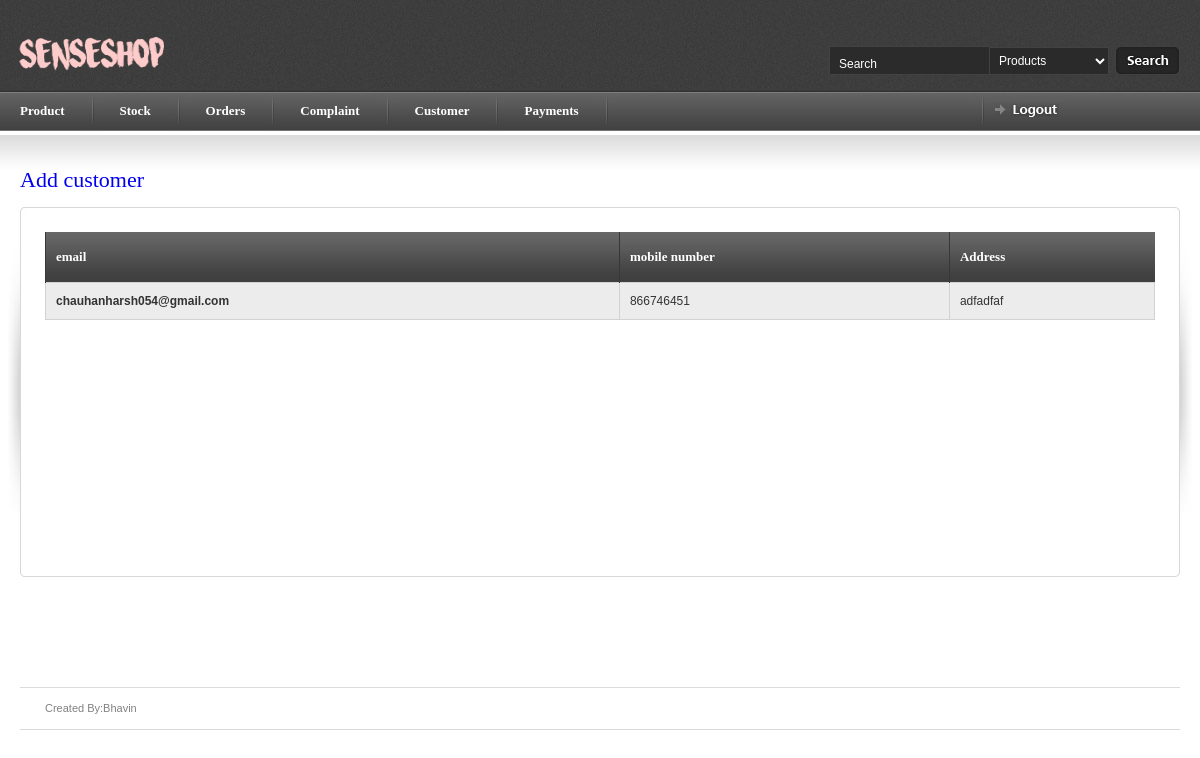
The page /myadmin/customer/3/ (signed in) on the database its author committed.
### login/models.py (models this page shows, shortened)
class customer(models.Model):
    cname = models.CharField(max_length=100,null=True,blank=True)
    email = models.CharField(max_length=250,null=True,blank=True)
    password = models.CharField(max_length=250,null=True,blank=True)
    mobile_no = models.DecimalField(max_digits=10,decimal_places=0,null=True,blank=True)
    address = models.CharField(max_length=500,null=True,blank=True)
    au_id = models.DecimalField(max_digits=200,decimal_places=0,default=0,null=True,blank=True)
    cflag = models.DecimalField(max_digits=2,decimal_places=0,default=0,null=True,blank=True)

### myadmin/views.py (the view)
# urls.py: url(r'^myadmin/customer/(?P<pk>[0-9]+)/$', b.CustomerDetailView.as_view(), name='customer_detail'),
class CustomerDetailView(generic.DetailView):
    template_name = 'detail/customer_detail.html'
    context_object_name = 'customer'
    model = customer
    def dispatch(self, request, *args, **kwargs):
        if request.session.has_key('myadmin'):
            a = 'hello'
        else:
            return redirect('index')
        return super(CustomerDetailView, self).dispatch(request, *args, **kwargs)

### myadmin/templates/detail/customer_detail.html (shortened to what this page needs)
{% load staticfiles %}
{% include 'article_start.html' %}
<div id="page-heading">
        <h1><a href="{% url 'customer_add' %}">Add customer</a></h1>
    </div>
    <table border="0" width="100%" cellpadding="0" cellspacing="0" id="content-table">
        <tr>
            <th rowspan="3" class="sized"><img src="{% static 'images/shared/side_shadowleft.jpg'%}" width="20" height="300" alt="" /></th>
            <th class="topleft"></th>
            <td id="tbl-border-top">&nbsp;</td>
            <th class="topright"></th>
            <th rowspan="3" class="sized"><img src="{% static 'images/shared/side_shadowright.jpg'%}" width="20" height="300" alt="" /></th>
        </tr>
    <tr>
        <td id="tbl-border-left"></td>
        <td>
            <div id="content-table-inner">
                <div id="table-content">
                    <form id="mainform" action="">
                        <table border="0" width="100%" cellpadding="0" cellspacing="0" id="product-table">
                         <tr>
                            <th class="table-header-repeat line-left"><a>email</a></th>
                            <th class="table-header-repeat line-left"><a>mobile number</a></th>
                            <th class="table-header-repeat line-left"><a>Address</a></th>
                        </tr>
                            <tr class="alternate-row">
                                    <td> <b>{{ customer.email }}</b></td>
                                    <td> {{ customer.mobile_no }}</td>
                                    <td> {{ customer.address }}</td>
                                </tr>
                        </table>
                    </form>
        </div>
</div>
         </td>
     <td id="tbl-border-right"></td>
 </tr>
 <tr>
     <th class="sized bottomleft"></th>
     <td id="tbl-border-bottom">&nbsp;</td>
     <th class="sized bottomright"></th>
 </tr>
 </table>
</div>
{% include 'article_close.html' %}

### myadmin/static/css/screen.css (style rules this page uses)
* { margin: 0; padding: 0; }
html, body { height: 100%; }
body { background: #fff; color: #393939; font-family: Arial; font-size: 0px; line-height: 0; }
#content-table { font-size: 0px; line-height: 0px; }
#content-table th.sized { height: 15px; width: 15px; padding: 0; margin: 0; font-size: 0px; line-height: 0px; }
#content-table-inner { font-size: 12px; line-height: 12px; padding: 10px 0 20px 0; }
#tbl-border-top { background: url(../images/shared/border_bit.jpg) top repeat-x; line-height: 0;font-size: 0px; height: 15px; }
#tbl-border-bottom { background: url(../images/shared/border_bit.jpg) bottom repeat-x; line-height: 0;font-size: 0px; height: 15px; }
#tbl-border-left { background: url(../images/shared/border_bit.jpg) left repeat-y; }
#tbl-border-right { background: url(../images/shared/border_bit.jpg) right repeat-y; }
#table-content { line-height: 16px; margin: 0 10px 10px 10px; min-height: 300px; }
.topleft { background: url(../images/shared/corner_top_left.jpg) no-repeat; width:15px; height:15px; }
.topright { background: url(../images/shared/corner_top_right.jpg) no-repeat; width:15px; height:15px; }
.bottomleft { background: url(../images/shared/corner_bottom_left.jpg) no-repeat; width:15px; height:15px; }
.bottomright { background: url(../images/shared/corner_bottom_right.jpg) no-repeat; width:15px; height:15px; }
#page-heading { margin: 0 0 15px 20px; }
h1 { color: #4b4b4b; font-family: Tahoma; font-size: 22px; line-height: 24px; font-weight: normal; }
#product-table { margin-bottom: 20px; }
#product-table th { height: 50px; text-align: left; }
#product-table td { border: 1px solid #d2d2d2; padding: 10px 0 10px 10px; }
#product-table tr.alternate-row { background: #ececec; }
.table-header-repeat { background: url(../images/table/table_header_repeat.jpg) repeat-x; border: none; font-size: 0px; line-height: 0; padding: 0px 0 0 0; }
.table-header-options a, .table-header-repeat a { color: #fff; font-family: Tahoma; font-size: 13px; font-weight: bold; line-height: 14px; margin: 0 0 0 10px; padding: 0 10px 0 0; }
th.line-left { border-left: 1px solid #373737; }
table { border-collapse: collapse; }
a { outline: none; text-decoration: none; }
img { border: 0; }
form { margin: 0; padding: 0; }

### rows shown on the page
customer: email "chauhanharsh054@gmail.com", mobile_no "866746451", address "adfadfaf"
